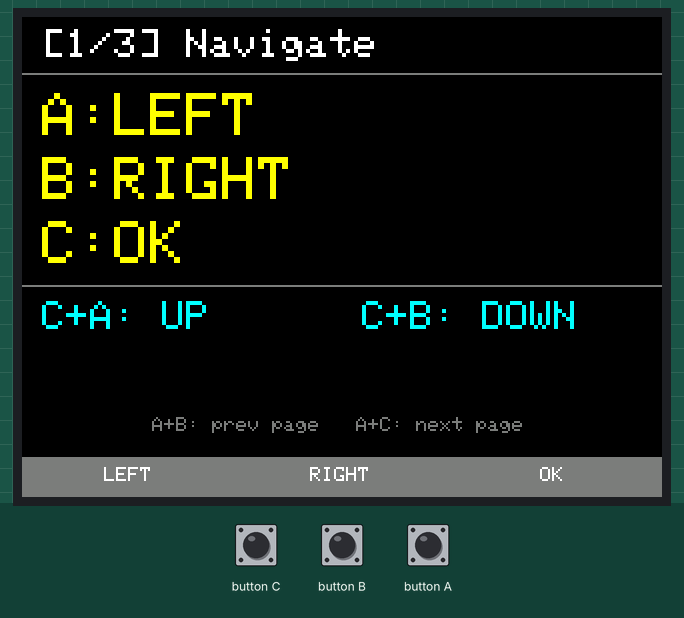
This sketch was run on a simulated ESP32. Shown: 320×240 colour display. The inputs (shaded band) are chosen by the test bench. What the sketch prints to the serial monitor is not drawn.

Above: at 1.4 s.
1.5 s: button C pressed for 0.15 s
At 2.7 s:
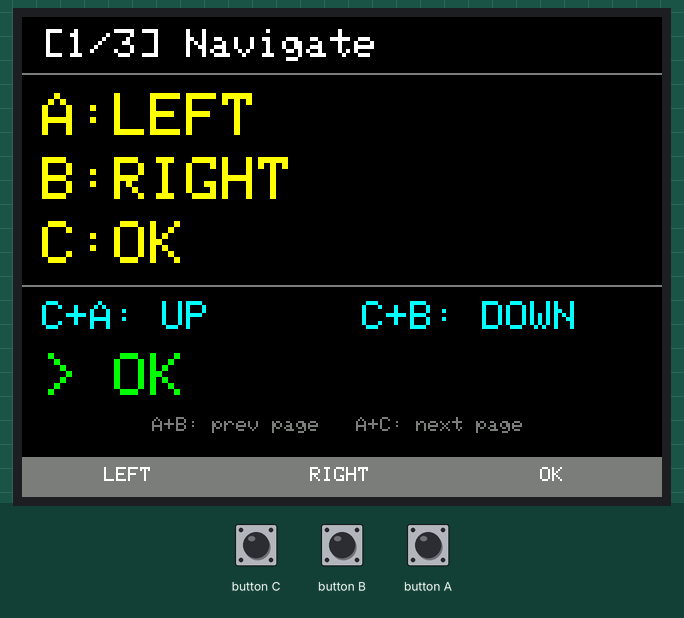
3.2 s: button B pressed for 0.15 s
At 3.9 s:
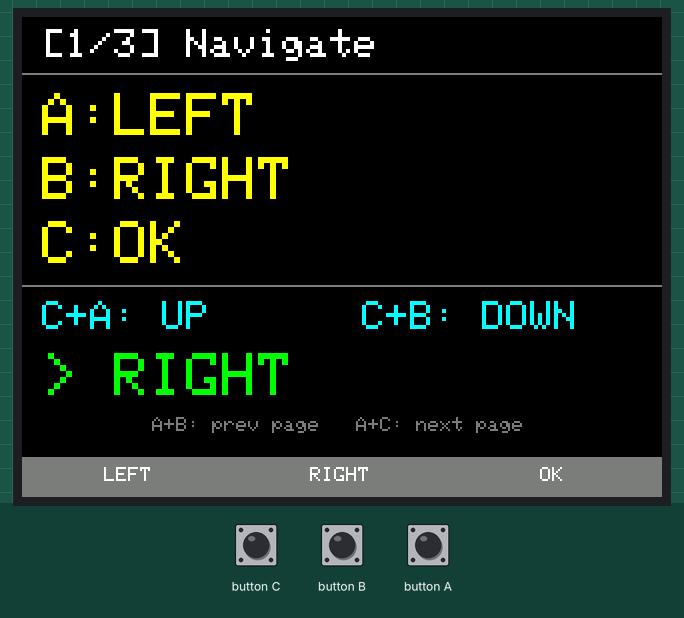
4.9 s: button A pressed for 0.15 s
At 6.4 s:
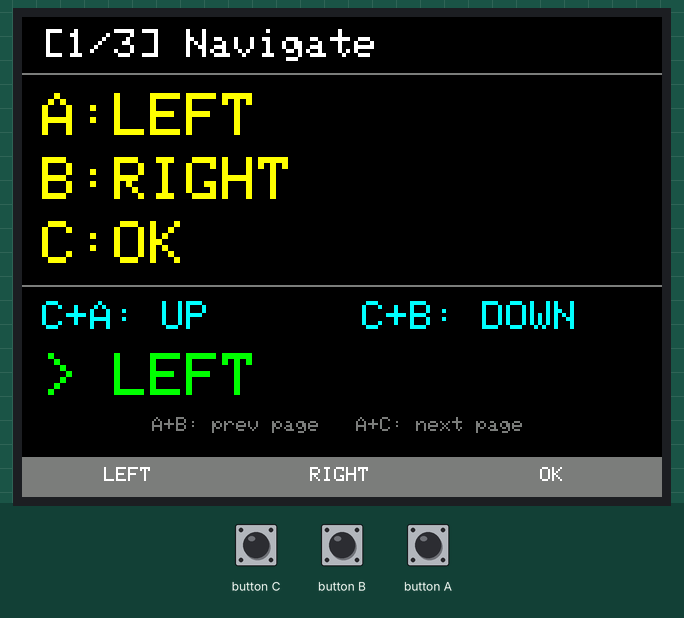
Timing chart, 0 to 7.9 s (numbered marks = the images above; inputs shaded):
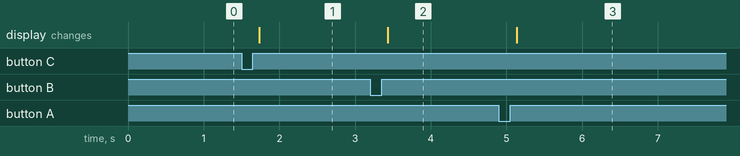

The sketch:

IR.ino
```cpp
// =============================================================================
// Denver DVH-1245 IR Remote (GPIO 21)
// =============================================================================
// NEC ALT encoding, address 0x00FF
// Send ONCE per button press (no repeats — DVD repeats internally)
//
// Controls:
//   A / B / C          = primary commands
//   Hold C + A / B     = secondary commands
//   Hold A + B / C     = prev / next page
// =============================================================================

#include <M5Stack.h>
#include <IRsend.h>

const uint16_t IR_TX_PIN = 21;
IRsend irsend(IR_TX_PIN, false, true);

const unsigned long HOLD_MS = 400;

uint32_t buildAlt(uint16_t addr, uint8_t cmd) {
  return ((uint32_t)addr << 16) | ((uint32_t)cmd << 8) | (uint8_t)(~cmd);
}

void sendCmd(uint8_t cmd) {
  uint32_t code = buildAlt(0x00FF, cmd);
  irsend.sendNEC(code, 32);
  Serial.printf("TX: 0x%02X -> 0x%08lX\n", cmd, (unsigned long)code);
}

// 0xFF = no command assigned
const uint8_t NONE = 0xFF;

struct Page {
  const char* name;
  const char* labelA;  uint8_t codeA;   // press A
  const char* labelB;  uint8_t codeB;   // press B
  const char* labelC;  uint8_t codeC;   // press C
  const char* labelCA; uint8_t codeCA;  // hold C + press A
  const char* labelCB; uint8_t codeCB;  // hold C + press B
};

Page pages[] = {
  { "Navigate",
    "LEFT",  0x30,
    "RIGHT", 0xA0,
    "OK",    0x29,
    "UP",    0x40,
    "DOWN",  0x80 },

  { "Playback",
    "PLAY/PAUSE", 0xC0,
    "VOL+",       0xEA,
    "VOL-",       0xB2,
    "STOP",       0xC8,
    "MUTE",       0x00 },

  { "Extras",
    "POWER",    0x20,
    "EJECT",    0x0E,
    "SETTINGS", 0x05,
    NULL, NONE,
    NULL, NONE },
};

const int NUM_PAGES = sizeof(pages) / sizeof(pages[0]);
int currentPage = 0;

// Button state tracking
bool aHeld = false;   // A is being held as modifier
bool cHeld = false;   // C is being held as modifier
bool aUsedAsModifier = false;  // A hold was consumed by a combo
bool cUsedAsModifier = false;  // C hold was consumed by a combo
unsigned long aPressTime = 0;
unsigned long cPressTime = 0;

void drawPage() {
  M5.Lcd.fillScreen(BLACK);
  Page& p = pages[currentPage];

  // Header
  M5.Lcd.setTextColor(WHITE, BLACK);
  M5.Lcd.setTextSize(2);
  M5.Lcd.setCursor(10, 6);
  M5.Lcd.printf("[%d/%d] %s", currentPage + 1, NUM_PAGES, p.name);
  M5.Lcd.drawLine(0, 28, 320, 28, DARKGREY);

  // Primary commands — large
  M5.Lcd.setTextColor(YELLOW, BLACK);
  M5.Lcd.setTextSize(3);
  M5.Lcd.setCursor(10, 38);
  M5.Lcd.printf("A:%s", p.labelA);
  M5.Lcd.setCursor(10, 70);
  M5.Lcd.printf("B:%s", p.labelB);
  M5.Lcd.setCursor(10, 102);
  M5.Lcd.printf("C:%s", p.labelC);

  // Secondary commands (hold C + A/B)
  if (p.labelCA || p.labelCB) {
    M5.Lcd.drawLine(0, 134, 320, 134, DARKGREY);
    M5.Lcd.setTextColor(CYAN, BLACK);
    M5.Lcd.setTextSize(2);
    int y = 142;
    if (p.labelCA) {
      M5.Lcd.setCursor(10, y);
      M5.Lcd.printf("C+A: %s", p.labelCA);
    }
    if (p.labelCB) {
      M5.Lcd.setCursor(170, y);
      M5.Lcd.printf("C+B: %s", p.labelCB);
    }
  }

  // Page nav hint
  M5.Lcd.setTextColor(DARKGREY, BLACK);
  M5.Lcd.setTextSize(1);
  M5.Lcd.setCursor(65, 200);
  M5.Lcd.print("A+B: prev page   A+C: next page");

  // Bottom bar
  M5.Lcd.fillRect(0, 220, 320, 20, DARKGREY);
  M5.Lcd.setTextSize(1);
  M5.Lcd.setTextColor(WHITE, DARKGREY);
  int w = 320 / 3;
  const char* labels[] = { p.labelA, p.labelB, p.labelC };
  for (int i = 0; i < 3; i++) {
    int x = i * w + (w - strlen(labels[i]) * 6) / 2;
    M5.Lcd.setCursor(x, 225);
    M5.Lcd.print(labels[i]);
  }
}

void flashSent(const char* label) {
  M5.Lcd.fillRect(0, 168, 320, 28, BLACK);
  M5.Lcd.setTextColor(GREEN, BLACK);
  M5.Lcd.setTextSize(3);
  M5.Lcd.setCursor(10, 168);
  M5.Lcd.printf("> %s", label);
}

void changePage(int delta) {
  currentPage = (currentPage + delta + NUM_PAGES) % NUM_PAGES;
  drawPage();
}

void setup() {
  M5.begin();
  M5.Power.begin();
  Serial.begin(115200);
  irsend.begin();
  Serial.println("DVH-1245 Remote");
  drawPage();
}

void loop() {
  M5.update();
  Page& p = pages[currentPage];

  // --- Track A hold state ---
  if (M5.BtnA.wasPressed()) {
    aPressTime = millis();
    aHeld = false;
    aUsedAsModifier = false;
  }
  if (M5.BtnA.isPressed() && !aHeld && millis() - aPressTime > HOLD_MS) {
    aHeld = true;
  }

  // --- Track C hold state ---
  if (M5.BtnC.wasPressed()) {
    cPressTime = millis();
    cHeld = false;
    cUsedAsModifier = false;
  }
  if (M5.BtnC.isPressed() && !cHeld && millis() - cPressTime > HOLD_MS) {
    cHeld = true;
  }

  // --- Hold A + B = prev page ---
  if (aHeld && M5.BtnB.wasPressed()) {
    aUsedAsModifier = true;
    changePage(-1);
  }

  // --- Hold A + C = next page ---
  if (aHeld && M5.BtnC.wasPressed()) {
    aUsedAsModifier = true;
    changePage(+1);
  }

  // --- Hold C + A = secondary command CA ---
  if (cHeld && M5.BtnA.wasPressed()) {
    cUsedAsModifier = true;
    if (p.codeCA != NONE) {
      sendCmd(p.codeCA);
      flashSent(p.labelCA);
    }
  }

  // --- Hold C + B = secondary command CB ---
  if (cHeld && M5.BtnB.wasPressed()) {
    cUsedAsModifier = true;
    if (p.codeCB != NONE) {
      sendCmd(p.codeCB);
      flashSent(p.labelCB);
    }
  }

  // --- A released: send cmdA if it wasn't used as modifier ---
  if (M5.BtnA.wasReleased()) {
    if (!aUsedAsModifier && !aHeld && !cHeld) {
      sendCmd(p.codeA);
      flashSent(p.labelA);
    }
    aHeld = false;
    aUsedAsModifier = false;
  }

  // --- B released: send cmdB if no modifier was active ---
  if (M5.BtnB.wasReleased()) {
    if (!aHeld && !cHeld) {
      sendCmd(p.codeB);
      flashSent(p.labelB);
    }
  }

  // --- C released: send cmdC if it wasn't used as modifier ---
  if (M5.BtnC.wasReleased()) {
    if (!cUsedAsModifier && !cHeld && !aHeld) {
      sendCmd(p.codeC);
      flashSent(p.labelC);
    }
    cHeld = false;
    cUsedAsModifier = false;
  }

  delay(5);
}
```

Measured:
- after the input at 1.5 s, the display: changes after 0.23 s (image 1)
- after the input at 3.2 s, the display: changes after 0.23 s (image 2)
- after the input at 4.9 s, the display: changes after 0.23 s (image 3)
